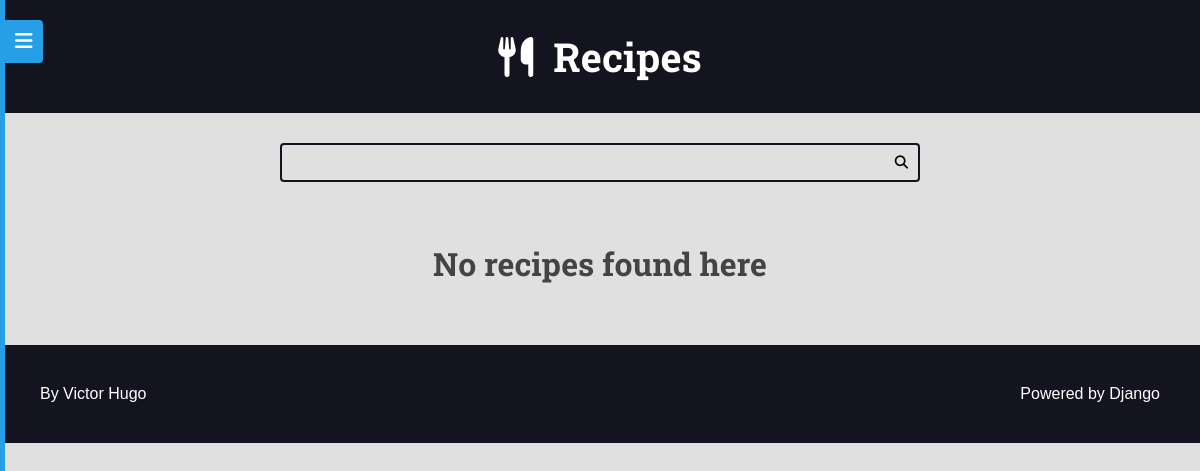
/recipes/tags/hamburguer-yem6g/, run on an earlier commit of the app's database.
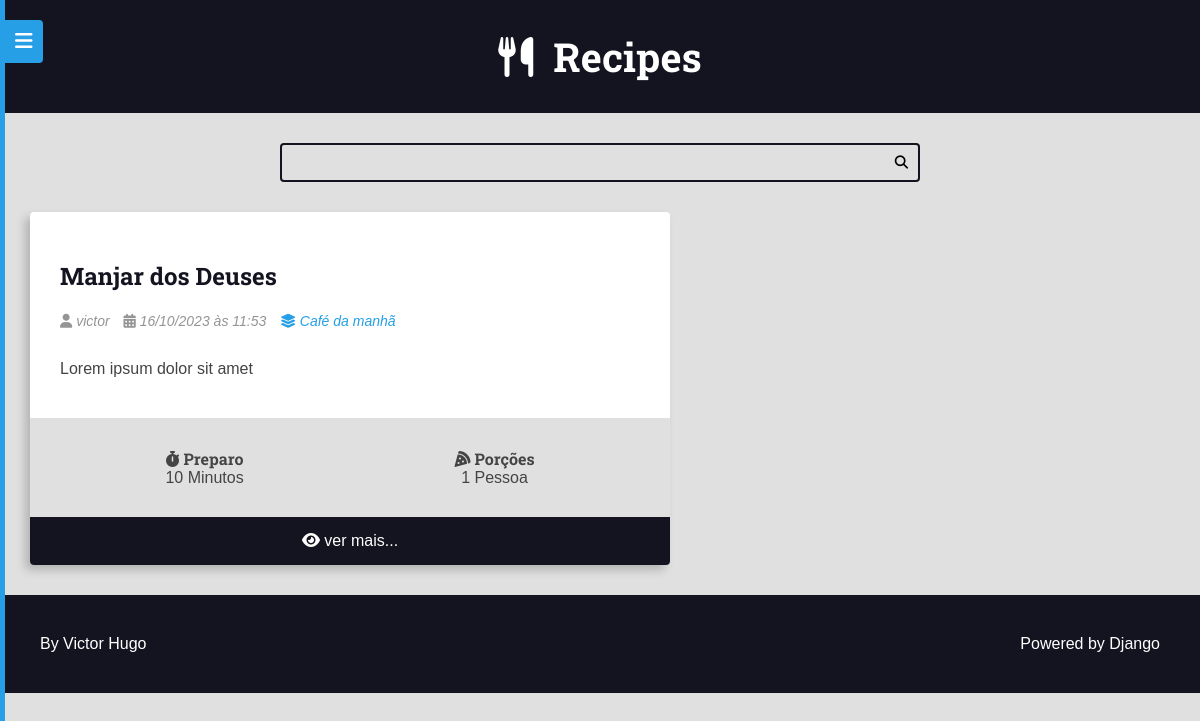
And on a later commit of the database.
### recipes/models.py (models this page shows, shortened)
class Recipe(models.Model):
    objects = RecipeManager()
    title = models.CharField(max_length=65)
    description = models.CharField(max_length=165)
    slug = models.SlugField(unique=True)
    preparation_time = models.IntegerField()
    preparation_time_unit = models.CharField(max_length=65)
    servings = models.IntegerField()
    servings_unit = models.CharField(max_length=65)
    preparation_steps = models.TextField()
    preparation_steps_is_html = models.BooleanField(default=False)
    created_at = models.DateTimeField(auto_now_add=True)
    updated_at = models.DateTimeField(auto_now=True)
    is_published = models.BooleanField(default=False)
    cover = models.ImageField(
        upload_to='recipes/covers/%Y/%m/%d/',
        blank=True,
        default='')
    category = models.ForeignKey(
        Category, on_delete=models.SET_NULL, null=True, blank=True,
        default=None,
    )
    author = models.ForeignKey(
        User, on_delete=models.SET_NULL, null=True
    )
    tags = models.ManyToManyField(Tag)
    def get_absolute_url(self):
        return reverse('recipes:recipe', args=(self.id,))

class Category(models.Model):
    name = models.CharField(max_length=65)

### recipes/views.py (the view)
# urls.py: path('recipes/tags/<slug:slug>/', views.RecipeListViewTag.as_view(),
class RecipeListViewTag(RecipeListViewBase):
    template_name = 'recipes/pages/tag.html'
    def get_queryset(self, *args, **kwargs):
        qs = super().get_queryset(*args, **kwargs)
        qs = qs.filter(tags__slug=self.kwargs.get('slug', ''))
        return qs
    def get_context_data(self, *args, **kwargs):
        ctx = super().get_context_data(*args, **kwargs)
        page_title = Tag.objects.filter(
                slug=self.kwargs.get('slug', '')
            ).first()
        if not page_title:
            page_title = 'No recipes found'
        page_title = f'{page_title} - Tag |'
        ctx.update({
            'page_title': page_title,
        })
        return ctx

### recipes/views.py (called while the page is built)
    def get_queryset(self, *args, **kwargs):
        qs = super().get_queryset(*args, **kwargs)
        qs = qs.filter(
            is_published=True,
        )
        qs = qs.select_related('author', 'category')
        qs = qs.prefetch_related('tags')
        return qs

    def get_context_data(self, *args, **kwargs):
        ctx = super().get_context_data(*args, **kwargs)
        page_obj, pagination_range = make_pagination(
            self.request,
            ctx.get('recipes'),
            PER_PAGE
        )
        ctx.update(
            {'recipes': page_obj, 'pagination_range': pagination_range}
        )
        return ctx

### tag/models.py (called while the page is built)
    def __str__(self):
        return self.name

### utils/pagination.py (called while the page is built)
def make_pagination(request, queryset, per_page, qty_pages=4):
    try:
        current_page = int(request.GET.get('page', 1))
    except ValueError:
        current_page = 1
    paginator = Paginator(queryset, per_page)
    page_obj = paginator.get_page(current_page)
    pagination_range = make_pagination_range(
        paginator.page_range,
        qty_pages,
        current_page
    )
    return page_obj, pagination_range

### recipes/templates/recipes/pages/tag.html (shortened to what this page needs)
{% extends 'global/base.html' %}
{% block content %}
<div class="main-content main-content-list container">
{% for recipe in recipes %}
    {% include 'recipes/partials/recipe.html' %}
{% empty %}
    <div class="center m-y">
        <h1>No recipes found here</h1>
    </div>
{% endfor %}
</div>
{% endblock content %}

### base_templates/global/base.html (shortened to what this page needs)
{% load static %}
<!DOCTYPE html>
<html lang="pt-BR">
  <head>
    {% include 'global/partials/head.html' %}
  </head>
  <body>
    {% include "global/partials/menu.html" %}
    {% include 'global/partials/header.html' %}
    {% include 'global/partials/search.html' %}
    <main class="main-content-container">
      {% block content %}{% endblock content %}
    </main>
    {% include 'global/partials/footer.html' %}
  </body>
</html>

### base_templates/global/partials/head.html (shortened to what this page needs)
{% load static %}
<link
  rel="stylesheet"
  href="https://cdnjs.cloudflare.com/ajax/libs/font-awesome/6.4.0/css/solid.min.css"
/>
<link
  rel="stylesheet"
  href="https://cdnjs.cloudflare.com/ajax/libs/font-awesome/6.4.0/css/fontawesome.min.css"
/>
<link
  rel="stylesheet"
  href="https://cdnjs.cloudflare.com/ajax/libs/font-awesome/6.4.0/css/brands.min.css"
/>
<link rel="stylesheet" href="{% static 'global/css/styles.css' %}" />

### base_templates/global/partials/menu.html (shortened to what this page needs)
<button class="button-show-menu button-show-menu-visible">
    <i class="fas fa-bars" ></i>
</button>
<div class="menu-container menu-hidden">
    <div class="menu-content">
        <nav class="menu-nav">
            <a href="{% url "recipes:home" %}">Home</a>
            {% if user.is_authenticated %}
                <a href="{% url "authors:dashboard_recipe_new" %}">New recipe</a>
                <a href="{% url "authors:dashboard" %}">Dashboard</a>
                <a class="authors-logout-link" href="{% url "authors:logout" %}">Logout</a>
                {% include "authors/partials/form_logout.html" %}
            {% else %}
                <a href="{% url "authors:login" %}">Login</a>
                <a href="{% url "authors:register" %}">Register</a>
            {% endif %}
        </nav>
    </div>
</div>

### base_templates/global/partials/header.html
<header class="main-header-container">
    <div class="main-header container">
        <h1>
            <a class="main-logo" href="{% url 'recipes:home' %}">
                <i class="fas fa-utensils main-logo-icon"></i>
                <span class="main-logo-text"> Recipes </span>
            </a>
        </h1>
    </div>
</header>

### base_templates/global/partials/search.html
<div class="search-container">
    <div class="container">
        <form action="{% url 'recipes:search' %}" method="GET" class="search-form">
            <input type="search" class="search-input" name="q" value="{{ search_term}}" required>
            <button type="submit" class="search-button"><i class="fas fa-search"></i></button>
        </form>
    </div>
</div>

### recipes/templates/recipes/partials/recipe.html (shortened to what this page needs)
<div class="recipe recipe-list-item">
  {% if recipe.cover %}
    <div class="recipe-cover">
    </div>
  {% endif %}
  <div class="recipe-title-container">
      <h2 class="recipe-title">
        <a href="{{ recipe.get_absolute_url }}">
          {{ recipe.title }}
        </a>
      </h2>
  </div>
  <div class="recipe-author">
    {% if recipe.author is not None %}
      <span class="recipe-author-item">
        <i class="fas fa-user"></i>
        {% if recipe.author.first_name %}
          {{ recipe.author.first_name }} {{ recipe.author.last_name }}
        {% else %}
          {{recipe.author.username}}
        {% endif %}
      </span>
    {% endif %}
    <span class="recipe-author-item">
      <i class="fas fa-calendar-alt"></i>
      {{ recipe.created_at|date:"d/m/Y" }} às {{ recipe.created_at|date:"H:i" }}
    </span>
    {% if recipe.category is not None %}
      <span class="recipe-author-item">
          <a href="{% url 'recipes:category' recipe.category.id %}">
            <i class="fas fa-layer-group"></i>
            <span>{{ recipe.category.name }}</span>
          </a>
        </span>
    {% endif %}
  </div>
  <div class="recipe-content">
    <p>{{ recipe.description }}</p>
  </div>
  <div class="recipe-meta-container">
    <div class="recipe-meta recipe-preparation">
      <h3 class="recipe-meta-title">
        <i class="fas fa-stopwatch"></i> Preparo
      </h3>
      <div class="recipe-meta-text">
        {{ recipe.preparation_time }} {{ recipe.preparation_time_unit }}
      </div>
    </div>
    <div class="recipe-meta recipe-servings">
      <h3 class="recipe-meta-title">
        <i class="fas fa-pizza-slice"></i> Porções
      </h3>
      <div class="recipe-meta-text">
        {{ recipe.servings }} {{ recipe.servings_unit }}
      </div>
    </div>
  </div>
  {% if is_detail_page is not True %}
  <footer class="recipe-footer">
    <a
      class="recipe-read-more button button-dark button-full-width"
      href="{% url 'recipes:recipe' recipe.id %}"
    >
      <i class="fas fa-eye"></i>
      <span>ver mais...</span>
    </a>
  </footer>
  {% endif %}
</div>

### base_templates/global/partials/footer.html
<footer class="main-footer">
  <div class="developer">
    <a
      href="https://github.com/victorftw"
      target="_blank"
      rel="noreferrer noopener"
      >By Victor Hugo</a
    >
  </div>
  <div class="powered">
    <a
      href="https://www.djangoproject.com/"
      target="_blank"
      rel="noreferrer noopener"
      >Powered by Django</a
    >
  </div>
</footer>

What changed in the data, as far as the page shows it:
now on this page (row edited): Recipe: title "Manjar dos Deuses", author.username "victor", created_at "16/10/2023", created_at "11:53", category.name "Café da manhã", description "Lorem ipsum dolor sit amet", preparation_time "10", preparation_time_unit "Minutos", servings "1", servings_unit "Pessoa"
Also different on the page:
text no longer shown: "No recipes found here"
